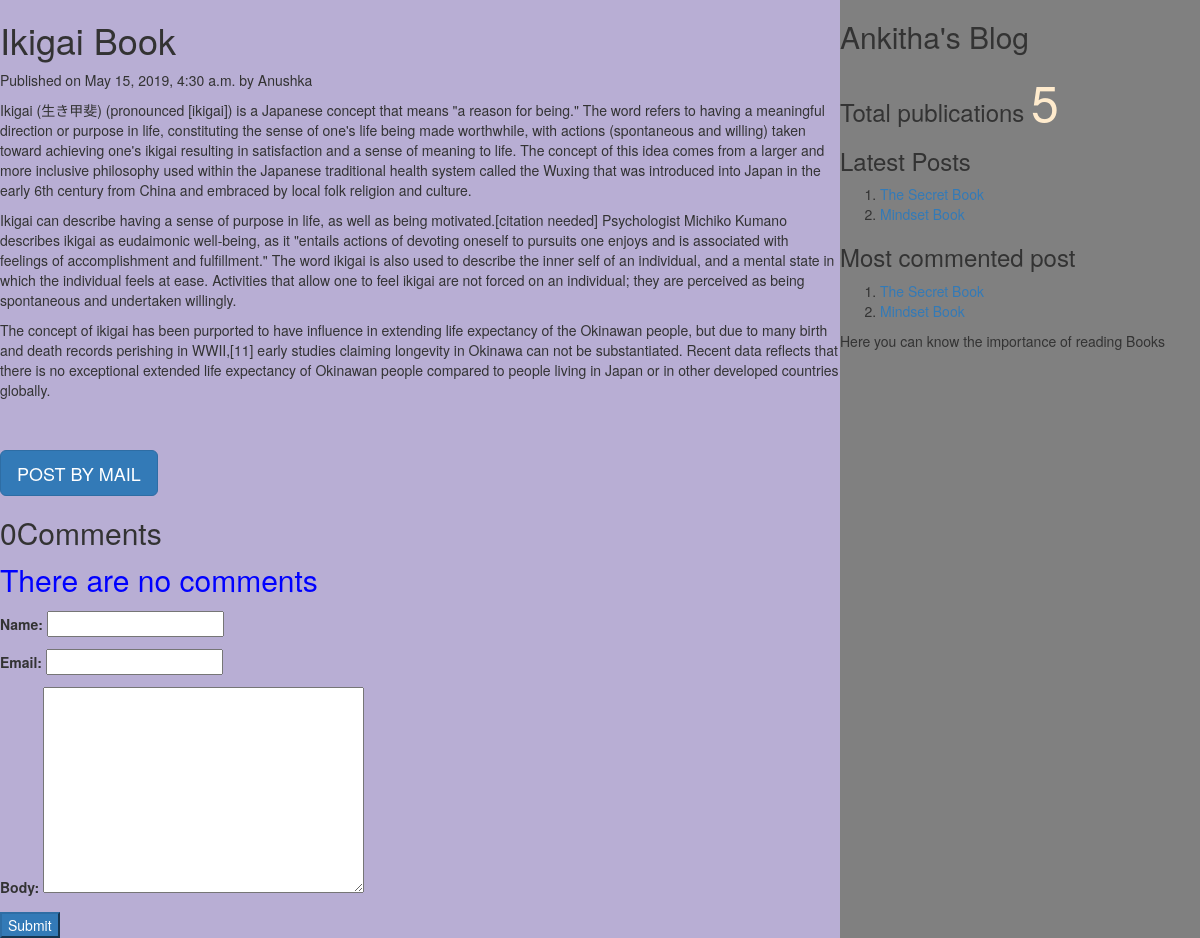
Screenshot of /2019/05/15/ikigai-book with the database file from the repository.
### myApp/models.py (models this page shows, shortened)
class Post(models.Model):
    tags=TaggableManager()
    STATUS_CHOICE=(('draft','Draft'),('published','Published'))
    title=models.CharField(max_length=300)
    slug=models.SlugField(max_length=100,unique_for_date='publish')
    author=models.ForeignKey(User,related_name='blog_posts',on_delete=models.CASCADE)
    body=models.TextField()
    publish=models.DateTimeField(default=timezone.now)
    created=models.DateTimeField(auto_now_add=True)
    updated=models.DateTimeField(auto_now=True)
    status=models.CharField(max_length=30,choices=STATUS_CHOICE,default='draft')
    class Meta:
        ordering=('-publish',)
    def get_absolute_url(self):
        return reverse('post_detail',args=[self.publish.year,self.publish.strftime('%m'),self.publish.strftime('%d'),self.slug])

### myApp/views.py (the view, shortened to what this page needs)
# urls.py: url(r'(?P<year>\d{4})/(?P<month>\d{2})/(?P<day>\d{2})/(?P<post>[-\w]+)',views.post_detail_view,name='post_detail'),
def post_detail_view(request,year,month,day,post):
    post=get_object_or_404(Post,slug=post,publish__year=year,publish__month=month,publish__day=day)
    comments=post.comments.filter(active=True)
    csubmit=False
    form=CommentForm()
    d={'post':post,'form':form,'csubmit':csubmit,'comments':comments}
    return render(request,'myApp/post_detail.html',d)

### myApp/forms.py
class CommentForm(forms.ModelForm):
    class Meta:
        model=Comment
        fields=('name','email','body')

### myApp/templatetags/mytags.py (called while the page is built)
@register.simple_tag
def total_posts():
    return Post.objects.count()

@register.inclusion_tag('myApp/latest_post.html')
def show_latest_posts(count=3):
    latest_posts=Post.objects.order_by('-publish')[:count]
    return {'latest_posts':latest_posts}

@register.simple_tag
def get_most_commented_posts(count=2):
    return Post.objects.annotate(total_comments=Count('comments')).order_by('-total_comments')[:count]

### templates/myApp/post_detail.html (shortened to what this page needs)
<html>
    {%extends 'myApp/parent.html'%}
      {%block content_block%}
      <h1>{{post.title}}</h1>
      <p>Published on {{post.publish}} by {{post.author|title}}</p>
      {{post.body|linebreaks}}<br><br>
      <a href="/{{post.id}}/share" class='btn btn-lg btn-primary'>POST BY MAIL</a>
      {%with comments.count as comments_count%}
      <h2>{{comments_count}}Comment{{comments_count|pluralize}}</h2>
      {%endwith%}
      {%if comments%}
       {%for c in comments%}
       <p>Comment{{forloop.counter}}by{{c.name}}</p>
      <div>{{c.body|linebreaks}}</div>
      <hr>
      {%endfor%}
      {%else%}
       <p style="color:blue;font-size:30px;font-style:bold;border-bottom:1px red solid,">There are no comments</p>
       {%endif%}
        {%if csubmit%}
        <h2>Thank you...Your comment has been added successfully!!</h2>
        {%else%}
        <form method="post">
          {{form.as_p}}
          <input type="submit" class="btn-btn-lg btn-primary" value="Submit">
        </form>
        {%endif%}
      {%endblock%}

### templates/myApp/parent.html (shortened to what this page needs)
<html>
{%load mytags%}
    <head>
        <link rel="stylesheet" href="https://maxcdn.bootstrapcdn.com/bootstrap/3.3.7/css/bootstrap.min.css">
    </head>
    <body>
        <div class="content" style="width:70%;float:left;background-color:rgba(117, 97, 172, 0.514);height:100%">
            {%block content_block%}
            {%endblock%}
        </div>
        <div class="sidebar" style="width:30%;float:right;background-color:grey;height:100%">
            <h2>Ankitha's Blog</h2>
            <h3>Total publications
                <span style="color:blanchedalmond;font-size:50px">
                {%total_posts%}</span>
                <h3>Latest Posts</h3>
                {% show_latest_posts 2 %}
                <h3>Most commented post</h3>
                {%get_most_commented_posts as m%}
                <ol>
                    {%for post in m%}
                    <li><a href="{{post.get_absolutr_url}}">{{post.title}}</a></li>
                    {%endfor%}
                </ol>
            </h3>
            <p>Here you can know the importance of reading Books</p>
        </div>
    </body>
</html>

### templates/myApp/latest_post.html
<html>
    <body>
        <ol>
        {%for post in latest_posts%}
        <li><a href="{{post.get_absolute_url}}">{{post.title}}</a></li>
        {%endfor%}
    </ol>
    </body>
</html>

### rows the page displays
Post: title "Ikigai Book", publish "May 15, 2019, 4:30 a.m.", author "Anushka", body "Ikigai (生き甲斐) (pronounced [ikiɡai]) is a Japanese concept that means \"a reason for being.\" The word refers to having a meaningful direction or purpose in life, constituting the sense of one's life being made worthwhile, with actions (spontaneous and willing) taken toward achieving one's ikigai resulting in satisfaction and a sense of meaning to life. The concept of this idea comes from a larger and more inclusive philosophy used within the Japanese traditional health system called the Wuxing that was introduced into Japan in the early 6th century from China and embraced by local folk religion and culture. Ikigai can describe having a sense of purpose in life, as well as being…"
Post: title "The Secret Book"
Post: title "Mindset Book"

### other values shown
{{ comments_count }} "0"
